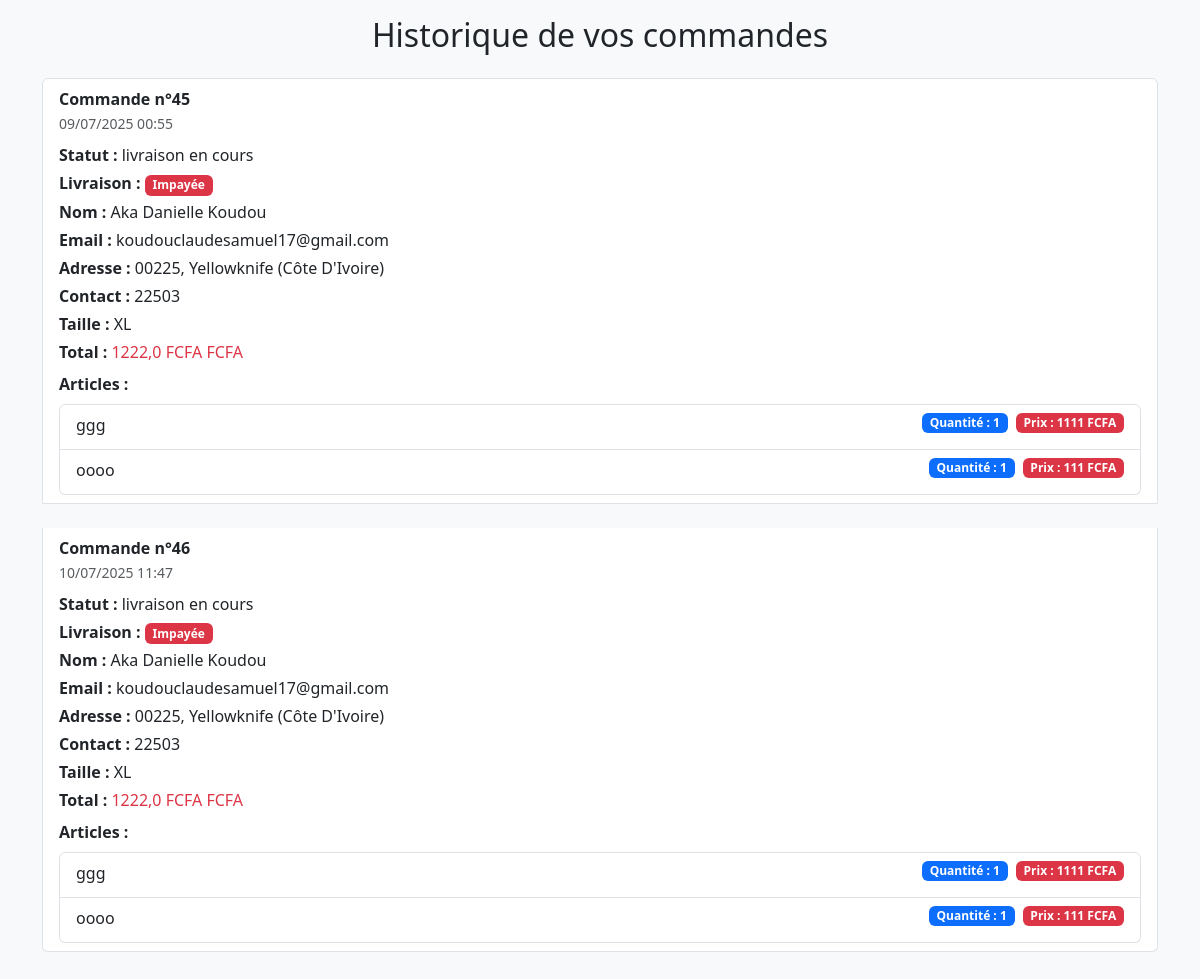
/Historique/ (signed in), run on the app's committed database.
### green/models.py (models this page shows, shortened)
class Command(models.Model):
    user = models.ForeignKey(User, on_delete=models.CASCADE, null=True, blank=True)
    items = models.CharField(max_length=300)
    total = models.CharField(max_length=200)
    nom = models.CharField(max_length=150)
    email = models.EmailField()
    address = models.CharField(max_length=200)
    ville = models.CharField(max_length=300)
    pays = models.CharField(max_length=300)
    zipcode = models.CharField(max_length=300)
    taille = models.CharField(max_length=50)
    statut = models.CharField(max_length=100, default='livraison en cours')
    date_command = models.DateTimeField(default=timezone.now)
    transaction_id = models.CharField(max_length=100, blank=True, null=True)
    paye = models.BooleanField(default=False)  # Ce

### green/views.py (the view)
# urls.py: path('Historique/', views.Historique , name='historique'),
@login_required
def Historique(request):
    commandes = Command.objects.filter(user=request.user)  # 🔒 Filtre par utilisateur connecté
    for commande in commandes:
        try:
            if isinstance(commande.items, str):
                commande.items = json.loads(commande.items)
            elif not isinstance(commande.items, list):
                commande.items = []
            print(f"✅ Commande {commande.id} items:", commande.items)
        except Exception as e:
            print(f"❌ Erreur de parsing pour la commande {commande.id} :", e)
            commande.items = []
    return render(request, 'green/historique.html', {'commandes': commandes})

### green/templates/green/historique.html (shortened to what this page needs)
{% load static %}
<!DOCTYPE html>
<html lang="fr">
<head>
    <link href="https://cdn.jsdelivr.net/npm/bootstrap@5.3.0/dist/css/bootstrap.min.css" rel="stylesheet">
</head>
<body class="bg-light p-3">
    <div class="container">
        <h2 class="mb-4 text-center">Historique de vos commandes</h2>
        {% if commandes %}
            <ul class="list-group">
                {% for c in commandes %}
                <li class="list-group-item mb-4">
                    <div class="mb-2">
                        <strong>Commande n°{{ c.id }}</strong> <br>
                        <small class="text-muted">{{ c.date_command|date:"d/m/Y H:i" }}</small>
                    </div>
                    <p class="mb-1"><strong>Statut :</strong> {{ c.statut }}</p>
                    <p class="mb-1">
                    <strong>Livraison :</strong>
                    {% if c.paye %}
                        <span class="badge bg-success">Payée</span>
                     {% else %}
                        <span class="badge bg-danger">Impayée</span>
                    {% endif %}
                    </p>
                    <p class="mb-1"><strong>Nom :</strong> {{ c.nom }}</p>
                    <p class="mb-1"><strong>Email :</strong> {{ c.email }}</p>
                    <p class="mb-1"><strong>Adresse :</strong> {{ c.address }}, {{ c.ville }} ({{ c.pays }})</p>
                    <p class="mb-1"><strong>Contact :</strong> {{ c.zipcode }}</p>
                    <p class="mb-1"><strong>Taille :</strong> {{ c.taille }}</p>
                    <p class="mb-2"><strong>Total :</strong> <span class="text-danger">{{ c.total }} FCFA</span></p>
                    <strong>Articles :</strong>
                    <ul class="list-group mt-2">
                        {% for item in c.items %}
                        <li class="list-group-item d-flex flex-column flex-sm-row justify-content-between align-items-start">
                            <div class="mb-1 flex-grow-1">{{ item.nom }}</div>
                            <div class="d-flex flex-column flex-sm-row gap-2">
                                <span class="badge bg-primary">Quantité : {{ item.quantite }}</span>
                                <span class="badge bg-danger">Prix : {{ item.prix }} FCFA</span>
                            </div>
                        </li>
                        {% endfor %}
                    </ul>
                </li>
                {% endfor %}
            </ul>
        {% else %}
            <p class="text-center">Vous n'avez encore passé aucune commande.</p>
        {% endif %}
    </div>
</body>
</html>

### green/templates/green/historique.html (style rules this page uses)
.list-group-item { word-wrap: break-word; }

### data on the page
Command: id "45", date_command "09/07/2025 00:55", statut "livraison en cours", paye "Impayée", nom "Aka Danielle Koudou", email "koudouclaudesamuel17@gmail.com", address "00225", ville "Yellowknife", pays "Côte D'Ivoire", zipcode "22503", taille "XL", total "1222,0 FCFA", nom "ggg" "oooo", quantite "1" "1", prix "1111" "111"
Command: id "46", date_command "10/07/2025 11:47", statut "livraison en cours", paye "Impayée", nom "Aka Danielle Koudou", email "koudouclaudesamuel17@gmail.com", address "00225", ville "Yellowknife", pays "Côte D'Ivoire", zipcode "22503", taille "XL", total "1222,0 FCFA", nom "ggg" "oooo", quantite "1" "1", prix "1111" "111"
